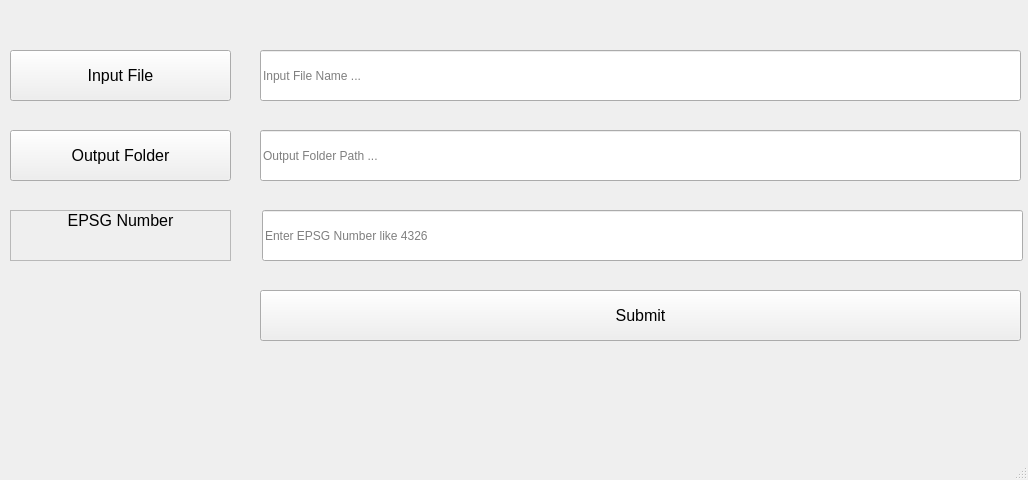
<?xml version="1.0" encoding="UTF-8"?>
<ui version="4.0">
 <class>start_window</class>
 <widget class="QMainWindow" name="start_window">
  <property name="enabled">
   <bool>true</bool>
  </property>
  <property name="geometry">
   <rect>
    <x>0</x>
    <y>0</y>
    <width>1028</width>
    <height>480</height>
   </rect>
  </property>
  <property name="sizePolicy">
   <sizepolicy hsizetype="Preferred" vsizetype="Preferred">
    <horstretch>0</horstretch>
    <verstretch>0</verstretch>
   </sizepolicy>
  </property>
  <property name="minimumSize">
   <size>
    <width>1028</width>
    <height>480</height>
   </size>
  </property>
  <property name="maximumSize">
   <size>
    <width>1028</width>
    <height>480</height>
   </size>
  </property>
  <property name="windowTitle">
   <string>MainWindow</string>
  </property>
  <widget class="QWidget" name="centralwidget">
   <widget class="QPushButton" name="btn_input">
    <property name="geometry">
     <rect>
      <x>10</x>
      <y>50</y>
      <width>221</width>
      <height>51</height>
     </rect>
    </property>
    <property name="minimumSize">
     <size>
      <width>221</width>
      <height>51</height>
     </size>
    </property>
    <property name="maximumSize">
     <size>
      <width>221</width>
      <height>51</height>
     </size>
    </property>
    <property name="font">
     <font>
      <pointsize>12</pointsize>
     </font>
    </property>
    <property name="text">
     <string>Input File</string>
    </property>
   </widget>
   <widget class="QPushButton" name="btn_output">
    <property name="geometry">
     <rect>
      <x>10</x>
      <y>130</y>
      <width>221</width>
      <height>51</height>
     </rect>
    </property>
    <property name="minimumSize">
     <size>
      <width>221</width>
      <height>51</height>
     </size>
    </property>
    <property name="maximumSize">
     <size>
      <width>221</width>
      <height>51</height>
     </size>
    </property>
    <property name="font">
     <font>
      <pointsize>12</pointsize>
     </font>
    </property>
    <property name="text">
     <string>Output Folder</string>
    </property>
   </widget>
   <widget class="QLabel" name="lbl_epsg_num">
    <property name="geometry">
     <rect>
      <x>10</x>
      <y>210</y>
      <width>221</width>
      <height>51</height>
     </rect>
    </property>
    <property name="minimumSize">
     <size>
      <width>221</width>
      <height>51</height>
     </size>
    </property>
    <property name="maximumSize">
     <size>
      <width>221</width>
      <height>51</height>
     </size>
    </property>
    <property name="font">
     <font>
      <pointsize>12</pointsize>
     </font>
    </property>
    <property name="frameShape">
     <enum>QFrame::StyledPanel</enum>
    </property>
    <property name="text">
     <string>EPSG Number</string>
    </property>
    <property name="alignment">
     <set>Qt::AlignHCenter|Qt::AlignTop</set>
    </property>
    <property name="wordWrap">
     <bool>false</bool>
    </property>
    <property name="margin">
     <number>15</number>
    </property>
    <property name="indent">
     <number>0</number>
    </property>
   </widget>
   <widget class="QLineEdit" name="le_epsg_num">
    <property name="geometry">
     <rect>
      <x>262</x>
      <y>210</y>
      <width>761</width>
      <height>51</height>
     </rect>
    </property>
    <property name="minimumSize">
     <size>
      <width>761</width>
      <height>51</height>
     </size>
    </property>
    <property name="maximumSize">
     <size>
      <width>761</width>
      <height>51</height>
     </size>
    </property>
    <property name="maxLength">
     <number>20</number>
    </property>
    <property name="echoMode">
     <enum>QLineEdit::Normal</enum>
    </property>
    <property name="cursorPosition">
     <number>0</number>
    </property>
    <property name="alignment">
     <set>Qt::AlignJustify|Qt::AlignVCenter</set>
    </property>
    <property name="dragEnabled">
     <bool>false</bool>
    </property>
    <property name="readOnly">
     <bool>false</bool>
    </property>
    <property name="placeholderText">
     <string>Enter EPSG Number like 4326</string>
    </property>
    <property name="clearButtonEnabled">
     <bool>false</bool>
    </property>
   </widget>
   <widget class="QPushButton" name="btn_submit">
    <property name="geometry">
     <rect>
      <x>260</x>
      <y>290</y>
      <width>761</width>
      <height>51</height>
     </rect>
    </property>
    <property name="minimumSize">
     <size>
      <width>761</width>
      <height>51</height>
     </size>
    </property>
    <property name="maximumSize">
     <size>
      <width>761</width>
      <height>51</height>
     </size>
    </property>
    <property name="font">
     <font>
      <pointsize>12</pointsize>
     </font>
    </property>
    <property name="text">
     <string>Submit</string>
    </property>
   </widget>
   <widget class="QLineEdit" name="le_output">
    <property name="geometry">
     <rect>
      <x>260</x>
      <y>130</y>
      <width>761</width>
      <height>51</height>
     </rect>
    </property>
    <property name="minimumSize">
     <size>
      <width>761</width>
      <height>51</height>
     </size>
    </property>
    <property name="maximumSize">
     <size>
      <width>761</width>
      <height>51</height>
     </size>
    </property>
    <property name="echoMode">
     <enum>QLineEdit::Normal</enum>
    </property>
    <property name="cursorPosition">
     <number>0</number>
    </property>
    <property name="alignment">
     <set>Qt::AlignJustify|Qt::AlignVCenter</set>
    </property>
    <property name="dragEnabled">
     <bool>false</bool>
    </property>
    <property name="readOnly">
     <bool>false</bool>
    </property>
    <property name="placeholderText">
     <string>Output Folder Path ...</string>
    </property>
    <property name="clearButtonEnabled">
     <bool>false</bool>
    </property>
   </widget>
   <widget class="QLineEdit" name="le_input">
    <property name="geometry">
     <rect>
      <x>260</x>
      <y>50</y>
      <width>761</width>
      <height>51</height>
     </rect>
    </property>
    <property name="minimumSize">
     <size>
      <width>761</width>
      <height>51</height>
     </size>
    </property>
    <property name="maximumSize">
     <size>
      <width>761</width>
      <height>51</height>
     </size>
    </property>
    <property name="echoMode">
     <enum>QLineEdit::Normal</enum>
    </property>
    <property name="cursorPosition">
     <number>0</number>
    </property>
    <property name="alignment">
     <set>Qt::AlignJustify|Qt::AlignVCenter</set>
    </property>
    <property name="dragEnabled">
     <bool>false</bool>
    </property>
    <property name="readOnly">
     <bool>false</bool>
    </property>
    <property name="placeholderText">
     <string>Input File Name ...</string>
    </property>
    <property name="clearButtonEnabled">
     <bool>false</bool>
    </property>
   </widget>
  </widget>
  <widget class="QMenuBar" name="menubar">
   <property name="geometry">
    <rect>
     <x>0</x>
     <y>0</y>
     <width>1028</width>
     <height>22</height>
    </rect>
   </property>
  </widget>
  <widget class="QStatusBar" name="statusbar"/>
 </widget>
 <resources/>
 <connections/>
</ui>
